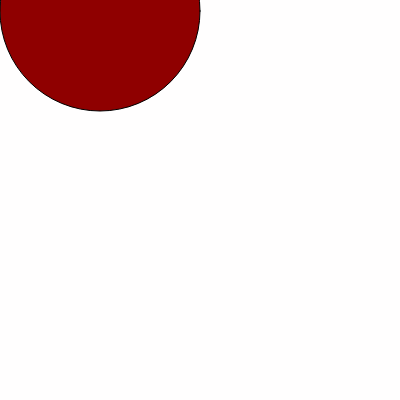
Frame 1 (no input)
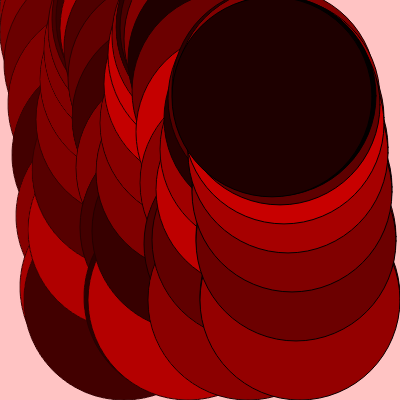
Frame 60 (no input)
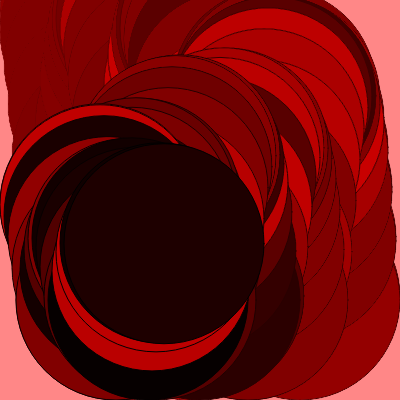
Frame 120 (the mouse pressed at the canvas centre since frame 60)

The p5.js sketch that drew these frames (run headless with seeded random() and noise() and a simulated clock; from frame 60 on, the mouse is pressed at the canvas centre):

// p5.js sketch
// ── sketch.js
let x;
let y;
let vx;
let vy;
let g;
let r;

function setup() {
    createCanvas(400, 400);
    x=width/2;
    x=0;
    y=0;
    vx=4;
    vy=1;
    r=100;
    g=0.5;
}

function draw() {
    background(220,0,0,1);

    x=x+vx;
    vy=vy+10;
    y=y+vy;

    if(y>height-r){
        y=height-r;
        vy=-vy*0.99;

        //vx=vx*0.98;
    }

    if(x>width-r){
        x=width-r;
        vx=-vx;
    }

    if(x<r){
        x=r;
        vx=-vx;
    }

    fill(random(200),random(0),random(0));
    circle(x,y,r*2);

}
// ── sketch-1.js
let mode = 0;
let gravity;
let baseline;
let player;
let balls = [];
let lastBallTime;
let startTime;
let scoreTime;

function setup() {
  createCanvas(600, 400);
  angleMode(DEGREES);
  gravity = 1
  baseline = height - 10;
  initGame();
}

function draw() {
  background(255);
  stroke("#b5b5ac");
  line(0, baseline, width, baseline);

  if (mode == 0) {
    showStartScreen();
  } else if (mode == 1) {
    playGame();
  } else if (mode == 2) {
    showGameOver();
  }
}

function keyPressed() {
  if (mode == 0 && key == " ") {
    initGame();
    mode = 1;
  } else if (mode == 1 && key == " ") {
    playerJump();
  } else if (mode == 2 && key == " ") {
    mode = 0;
  }
}

function showStartScreen() {
  textAlign(CENTER);
  textSize(16);
  fill("black");
  text("Press SPACE Key", width / 2, height / 2);
  drawPlayer();
  drawBalls();
  drawScore();
}

function playGame() {
  updatePlayer();
  addBalls();
  updateBalls();
  checkHits();
  updateScore();
  drawPlayer();
  drawBalls();
  drawScore();
}

function showGameOver() {
  textAlign(CENTER);
  textSize(20);
  fill("#b5b5ac");
  text("GAME OVER", width / 2, height / 2);
  drawPlayer();
  drawBalls();
  drawScore();
}

function initGame() {
  player={
    x:150,
    y:height/2,
    radius:30,
    angle:0,
    speedY:0,
    jumpCount:0,
    
};
    balls = [];
    lastBallTime = millis();
    startTime = millis();
    scoreTime = 0;

}

function drawPlayer() {
    kirby(player.x, player.y, player.radius, player.angle);
  
}

function updatePlayer() {
    player.angle=player.angle+10;

    player.speedY=player.speedY+gravity;
    player.y=player.y+player.speedY;

    if (player.y>=baseline - player.radius) {
        player.y=baseline - player.radius;
        player.speedY=0;
        player.jumpCount=2;
    }
}

function playerJump() {
    if(player.jumpCount>0){
        player.speedY=-18;
        player.jumpCount=player.jumpCount-1;
    }
}

function drawBalls() {
    for (let i=0;i<balls.length;i++){
        monsterBall(balls[i].x,balls[i].y,balls[i].radius,balls[i].angle)
    }
  
}

function addBalls() {
    if(millis()-lastBallTime>1500){
        lastBallTime=millis();
        balls.push({
            x:width+50,
            y:baseline-150,
            radius:20,
            speedX:10,
            speedY:0,
            angle:0,
        });
    }
  
}

function updateBalls() {
    for (let i=0;i<balls.length;i++){
        balls[i].x=balls[i].x-balls[i].speedX;
        balls[i].angle=balls[i].angle-10;

        balls[i].speedY=balls[i].speedY+gravity;
        balls[i].y=balls[i].y+balls[i].speedY;

        if(balls[i].y>=baseline - balls[i].radius){
           balls[i].y=baseline- balls[i].radius;
           balls[i].speedY=-balls[i].speedY;
        }
      }
    }


function checkHits() {
  
}

function updateScore() {
  
}

function drawScore() {
  
}

function kirby(x, y, radius, angle) {
  push();
  translate(x, y);
  rotate(angle);
  
  stroke("black");
  fill("#009bbf");
  circle(0, 0, radius * 2);
  
  fill("black");
  ellipse(-8, -5, 8, 15);
  ellipse( 8, -5, 8, 15);
  
  fill("white");
  ellipse(-8, -7, 6, 8);
  ellipse( 8, -7, 6, 8);

  noStroke()
  fill("#00ac9b");
  ellipse(-18, 2, 12, 6);
  ellipse( 18, 2, 12, 6);

  pop();
}

function monsterBall(x, y, radius, angle) {
  push();
  translate(x, y);
  rotate(angle);

  fill("#f62e36");
  circle(0, 0, radius * 2);
  fill("white");
  arc(0, 0, radius * 2, radius * 2, 0, 180);

  strokeWeight(floor(radius / 10));
  fill("black");
  line(-radius + 3, 0, radius - 3, 0);
  fill("white");
  circle(0, 0, radius / 2);

  pop();
}
